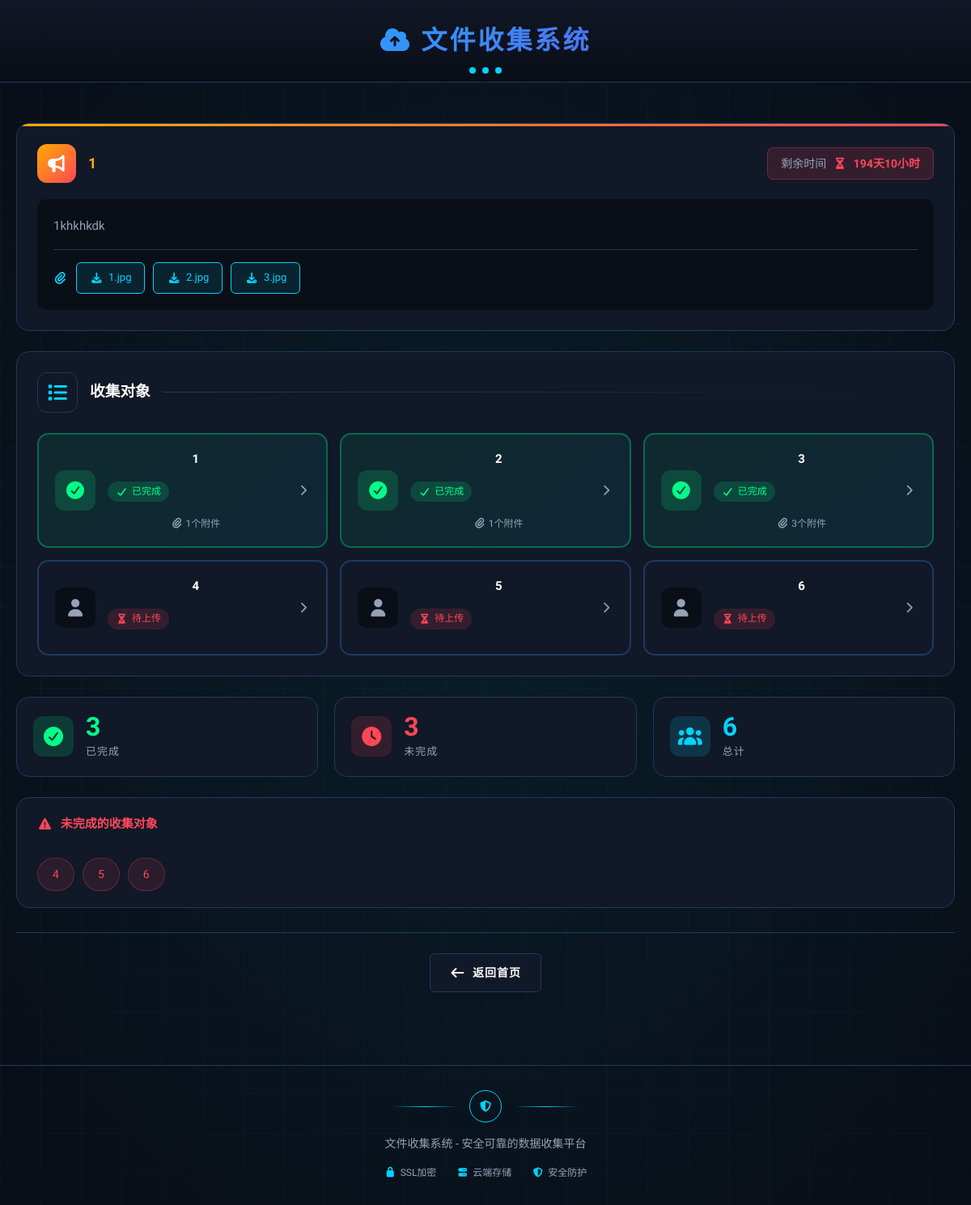
The page /theme/1 on the database as committed earlier.
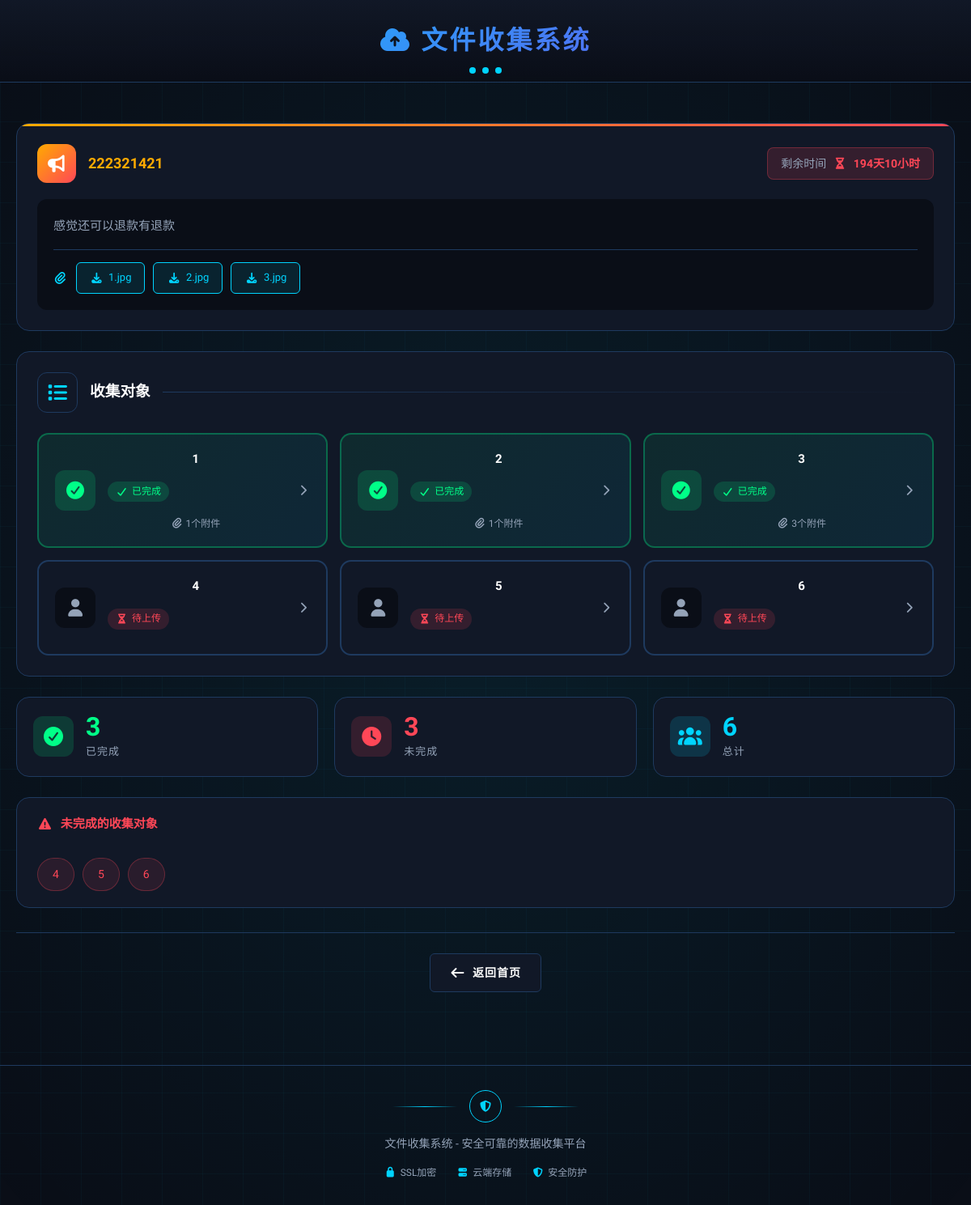
The same page on the database as committed later.
### models.py (models this page shows)
class CollectionTheme(db.Model):
    id = db.Column(db.Integer, primary_key=True)
    title = db.Column(db.String(200), nullable=False)
    description = db.Column(db.Text)
    announcement = db.Column(db.Text)
    deadline = db.Column(db.DateTime, nullable=False)
    created_at = db.Column(db.DateTime, default=datetime.utcnow)
    is_active = db.Column(db.Boolean, default=True)
    collector_name = db.Column(db.String(100))
    collection_objects = db.relationship('CollectionObject', backref='theme', lazy=True, cascade='all, delete-orphan')
    attachments = db.relationship('ThemeAttachment', backref='theme', lazy=True, cascade='all, delete-orphan')

### routes.py (the view)
    @app.route('/theme/<int:theme_id>')
    def theme_detail(theme_id):
        theme = CollectionTheme.query.get_or_404(theme_id)
        objects = CollectionObject.query.filter_by(theme_id=theme_id).all()
        completed = sum(1 for obj in objects if obj.is_completed)
        incomplete = [obj for obj in objects if not obj.is_completed]
        return render_template('theme_detail.html', theme=theme, objects=objects,
                             completed=completed, incomplete=incomplete)

### app/templates/theme_detail.html (shortened to what this page needs)
{% extends "base.html" %}
{% block content %}
<div class="container">
    {% if theme.announcement %}
    <section class="theme-announcement-card">
        <div class="announcement-header">
            <div class="announcement-icon-wrap">
                <i class="fas fa-bullhorn"></i>
            </div>
            <div class="announcement-title-area">
                <h3>{{ theme.title }}</h3>
            </div>
            <div class="announcement-deadline">
                <span class="deadline-label">剩余时间</span>
                <i class="fas fa-hourglass-half"></i>
                <span>{{ theme.deadline|time_remaining }}</span>
            </div>
        </div>
        <div class="announcement-body">
            <div class="announcement-content">
                <p>{{ theme.announcement }}</p>
            </div>
            {% if theme.attachments %}
            <div class="announcement-attachments">
                <i class="fas fa-paperclip"></i>
                {% for att in theme.attachments %}
                <a href="{{ url_for('download_theme_attachment', attachment_id=att.id) }}" class="btn-download">
                    <i class="fas fa-download"></i> {{ att.original_name }}
                </a>
                {% endfor %}
            </div>
            {% endif %}
        </div>
    </section>
    {% endif %}
    <section class="objects-section">
        <div class="section-header-tech">
            <div class="tech-icon"><i class="fas fa-list"></i></div>
            <h3>收集对象</h3>
            <div class="tech-line"></div>
        </div>
        <div class="objects-grid">
            {% for obj in objects %}
            <a href="{{ url_for('upload_page', object_id=obj.id) }}"
               class="object-item {% if obj.is_completed %}completed{% endif %}">
                <div class="object-avatar">
                    <i class="fas {% if obj.is_completed %}fa-check-circle{% else %}fa-user{% endif %}"></i>
                </div>
                <div class="object-info">
                    <span class="object-name">{{ obj.name }}</span>
                    {% if obj.is_completed %}
                    <span class="object-status completed"><i class="fas fa-check"></i> 已完成</span>
                    <span class="object-attachments"><i class="fas fa-paperclip"></i> {{ obj.attachments|length }}个附件</span>
                    {% else %}
                    <span class="object-status pending"><i class="fas fa-hourglass-half"></i> 待上传</span>
                    {% endif %}
                </div>
                <div class="object-arrow">
                    <i class="fas fa-chevron-right"></i>
                </div>
            </a>
            {% endfor %}
        </div>
    </section>
    <div class="stats-summary">
        <div class="stat-card stat-completed">
            <div class="stat-icon"><i class="fas fa-check-circle"></i></div>
            <div class="stat-content">
                <span class="stat-value">{{ completed }}</span>
                <span class="stat-label">已完成</span>
            </div>
        </div>
        <div class="stat-card stat-pending">
            <div class="stat-icon"><i class="fas fa-clock"></i></div>
            <div class="stat-content">
                <span class="stat-value">{{ incomplete|length }}</span>
                <span class="stat-label">未完成</span>
            </div>
        </div>
        <div class="stat-card stat-total">
            <div class="stat-icon"><i class="fas fa-users"></i></div>
            <div class="stat-content">
                <span class="stat-value">{{ objects|length }}</span>
                <span class="stat-label">总计</span>
            </div>
        </div>
    </div>
    {% if incomplete %}
    <div class="incomplete-list">
        <h4><i class="fas fa-exclamation-triangle"></i> 未完成的收集对象</h4>
        <ul>
            {% for obj in incomplete %}
            <li>{{ obj.name }}</li>
            {% endfor %}
        </ul>
    </div>
    {% endif %}
    <div class="page-actions">
        <a href="{{ url_for('index') }}" class="btn btn-secondary">
            <i class="fas fa-arrow-left"></i> 返回首页
        </a>
    </div>
</div>
{% endblock %}

Rows that differ between the two databases and show on the page:
changed CollectionTheme "194天10小时": title "1" → "222321421"; announcement "1khkhkdk" → "感觉还可以退款有退款"
